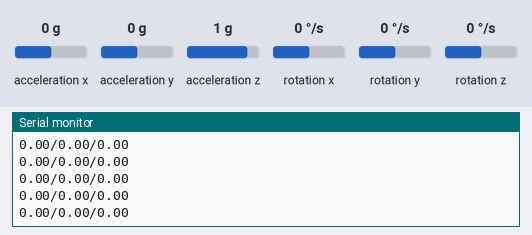
Bench run of a sketch on a simulated Arduino Uno, built with avr-gcc and run on an emulated ATmega328P. Shown: the last lines printed to the serial monitor. Wiring (inferred from the names in the program): MPU-6050 motion sensor at I2C address 0x68. The test bench sets the inputs (shaded band); at power-on: acceleration x 0 g, acceleration y 0 g, acceleration z 1 g, rotation x 0 °/s, rotation y 0 °/s, rotation z 0 °/s.

Above: at 1.7 s.
1.8 s: acceleration x set to -1.4 g
At 2.9 s:
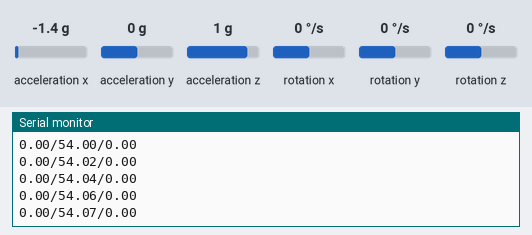
4.8 s: acceleration y set to -1.4 g
At 5.8 s:
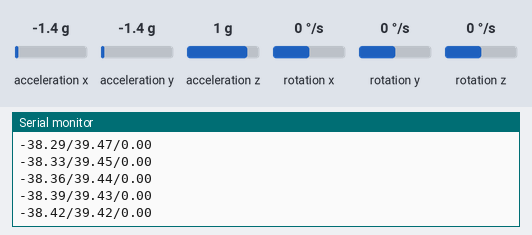
7.8 s: acceleration z set to -1.4 g
At 8.9 s:
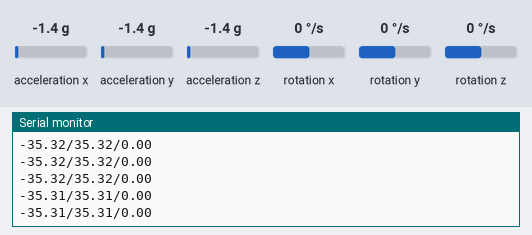
9.3 s: rotation x set to -192 °/s
At 10.1 s:
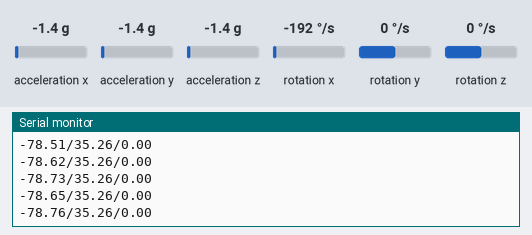
10.8 s: rotation y set to -192 °/s
At 11.8 s:
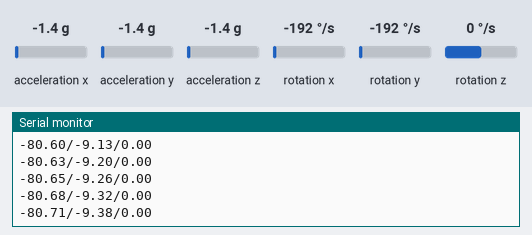
Timing chart, 0 to 13.3 s (numbered marks = the images above; inputs shaded):
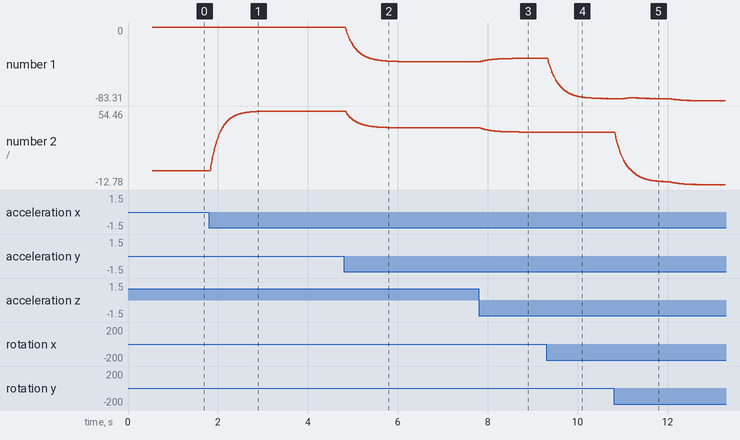

Measured:
- after the input at 1.8 s, the serial monitor: prints a new line at once (image 1)
- plotted number 2: 0 → 54.46 after the input at 1.8 s

The sketch:

IMU.ino
```cpp
/*
   Arduino and MPU6050 Accelerometer and Gyroscope Sensor Tutorial
   by Dejan, https://howtomechatronics.com
   link: https://howtomechatronics.com/tutorials/arduino/arduino-and-mpu6050-accelerometer-and-gyroscope-tutorial/
*/
#include <Wire.h>
const int MPU = 0x68; // MPU6050 I2C address
float AccX, AccY, AccZ;
float GyroX, GyroY, GyroZ;
float accAngleX, accAngleY, gyroAngleX, gyroAngleY, gyroAngleZ;
float roll, pitch, yaw;
float AccErrorX, AccErrorY, GyroErrorX, GyroErrorY, GyroErrorZ;
float elapsedTime, currentTime, previousTime;
int c = 0;
void setup() {
  Serial.begin(19200);
  Wire.begin();                      // Initialize comunication
  Wire.beginTransmission(MPU);       // Start communication with MPU6050 // MPU=0x68
  Wire.write(0x6B);                  // Talk to the register 6B
  Wire.write(0x00);                  // Make reset - place a 0 into the 6B register
  Wire.endTransmission(true);        //end the transmission
  /*
  // Configure Accelerometer Sensitivity - Full Scale Range (default +/- 2g)
  Wire.beginTransmission(MPU);
  Wire.write(0x1C);                  //Talk to the ACCEL_CONFIG register (1C hex)
  Wire.write(0x10);                  //Set the register bits as 00010000 (+/- 8g full scale range)
  Wire.endTransmission(true);
  // Configure Gyro Sensitivity - Full Scale Range (default +/- 250deg/s)
  Wire.beginTransmission(MPU);
  Wire.write(0x1B);                   // Talk to the GYRO_CONFIG register (1B hex)
  Wire.write(0x10);                   // Set the register bits as 00010000 (1000deg/s full scale)
  Wire.endTransmission(true);
  delay(20);
  */
  // Call this function if you need to get the IMU error values for your module
  calculate_IMU_error();
  delay(20);
}
void loop() {
  // === Read acceleromter data === //
  Wire.beginTransmission(MPU);
  Wire.write(0x3B); // Start with register 0x3B (ACCEL_XOUT_H)
  Wire.endTransmission(false);
  Wire.requestFrom(MPU, 6, true); // Read 6 registers total, each axis value is stored in 2 registers
  //For a range of +-2g, we need to divide the raw values by 16384, according to the datasheet
  AccX = (Wire.read() << 8 | Wire.read()) / 16384.0; // X-axis value
  AccY = (Wire.read() << 8 | Wire.read()) / 16384.0; // Y-axis value
  AccZ = (Wire.read() << 8 | Wire.read()) / 16384.0; // Z-axis value
  // Calculating Roll and Pitch from the accelerometer data
  accAngleX = (atan(AccY / sqrt(pow(AccX, 2) + pow(AccZ, 2))) * 180 / PI) - AccErrorX;// ~(0.58) See the calculate_IMU_error()custom function for more details
  accAngleY = (atan(-1 * AccX / sqrt(pow(AccY, 2) + pow(AccZ, 2))) * 180 / PI) - AccErrorY;// ~(-1.58)
  // === Read gyroscope data === //
  previousTime = currentTime;        // Previous time is stored before the actual time read
  currentTime = millis();            // Current time actual time read
  elapsedTime = (currentTime - previousTime) / 1000; // Divide by 1000 to get seconds
  Wire.beginTransmission(MPU);
  Wire.write(0x43); // Gyro data first register address 0x43
  Wire.endTransmission(false);
  Wire.requestFrom(MPU, 6, true); // Read 4 registers total, each axis value is stored in 2 registers
  GyroX = (Wire.read() << 8 | Wire.read()) / 131.0; // For a 250deg/s range we have to divide first the raw value by 131.0, according to the datasheet
  GyroY = (Wire.read() << 8 | Wire.read()) / 131.0;
  GyroZ = (Wire.read() << 8 | Wire.read()) / 131.0;
  // Correct the outputs with the calculated error values
  GyroX = GyroX - GyroErrorX; // GyroErrorX ~(-0.56)
  GyroY = GyroY - GyroErrorY; // GyroErrorY ~(2)
  GyroZ = GyroZ - GyroErrorZ; // GyroErrorZ ~ (-0.8)

  // Currently the raw values are in degrees per seconds, deg/s, so we need to multiply by sendonds (s) to get the angle in degrees
  // Complementary filter - combine acceleromter and gyro angle values
  roll = 0.96 * (roll + GyroX * elapsedTime) + 0.04 * accAngleX;
  pitch = 0.96 * (pitch + GyroY * elapsedTime) + 0.04 * accAngleY;
  //yaw =  yaw + GyroZ * elapsedTime;

  // Print the values on the serial monitor
  Serial.print(roll);
  Serial.print("/");
  Serial.print(pitch);
  Serial.print("/");
  Serial.println(yaw);
}
void calculate_IMU_error() {
  // We can call this funtion in the setup section to calculate the accelerometer and gyro data error. From here we will get the error values used in the above equations printed on the Serial Monitor.
  // Note that we should place the IMU flat in order to get the proper values, so that we then can the correct values
  // Read accelerometer values 200 times
  while (c < 200) {
    Wire.beginTransmission(MPU);
    Wire.write(0x3B);
    Wire.endTransmission(false);
    Wire.requestFrom(MPU, 6, true);
    AccX = (Wire.read() << 8 | Wire.read()) / 16384.0 ;
    AccY = (Wire.read() << 8 | Wire.read()) / 16384.0 ;
    AccZ = (Wire.read() << 8 | Wire.read()) / 16384.0 ;
    // Sum all readings
    AccErrorX = AccErrorX + ((atan((AccY) / sqrt(pow((AccX), 2) + pow((AccZ), 2))) * 180 / PI));
    AccErrorY = AccErrorY + ((atan(-1 * (AccX) / sqrt(pow((AccY), 2) + pow((AccZ), 2))) * 180 / PI));
    c++;
  }
  //Divide the sum by 200 to get the error value
  AccErrorX = AccErrorX / 200;
  AccErrorY = AccErrorY / 200;
  c = 0;
  // Read gyro values 200 times
  while (c < 200) {
    Wire.beginTransmission(MPU);
    Wire.write(0x43);
    Wire.endTransmission(false);
    Wire.requestFrom(MPU, 6, true);
    GyroX = Wire.read() << 8 | Wire.read();
    GyroY = Wire.read() << 8 | Wire.read();
    GyroZ = Wire.read() << 8 | Wire.read();
    // Sum all readings
    GyroErrorX = GyroErrorX + (GyroX / 131.0);
    GyroErrorY = GyroErrorY + (GyroY / 131.0);
    GyroErrorZ = GyroErrorZ + (GyroZ / 131.0);
    c++;
  }

  //Divide the sum by 200 to get the error value
  GyroErrorX = GyroErrorX / 200;
  GyroErrorY = GyroErrorY / 200;
  GyroErrorZ = GyroErrorZ / 200;
  // Print the error values on the Serial Monitor
  Serial.print("AccErrorX: ");
  Serial.println(AccErrorX);
  Serial.print("AccErrorY: ");
  Serial.println(AccErrorY);
  Serial.print("GyroErrorX: ");
  Serial.println(GyroErrorX);
  Serial.print("GyroErrorY: ");
  Serial.println(GyroErrorY);
  Serial.print("GyroErrorZ: ");
  Serial.println(GyroErrorZ);
}
```
